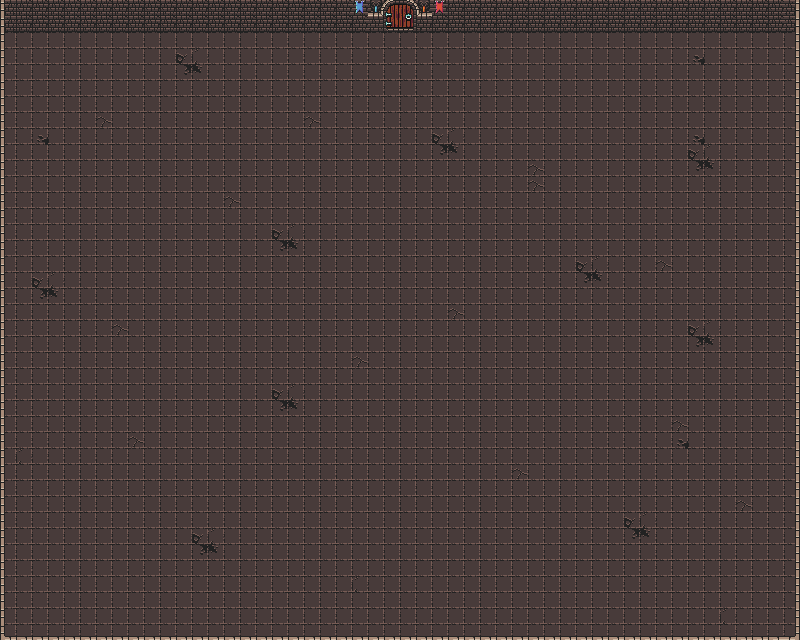

This game map was drawn from its Tiled (.tmx) file and the tilesets committed beside it. A one-line description and the trimmed map source follow:
An orthogonal 50x40 tile map with 16x16 px tiles, 3 tile layers (background, murs, déco).

<map version="1.9" tiledversion="1.9.2" orientation="orthogonal" renderorder="right-down" width="50" height="40" tilewidth="16" tileheight="16" infinite="0" nextlayerid="4" nextobjectid="1">
 <tileset firstgid="1" source="tiles.tsx" />
 <layer id="1" name="background" width="50" height="40">
  <data>[2000 cells, 2000 non-empty, 10 distinct tile ids]</data>
 </layer>
 <layer id="2" name="murs" width="50" height="40">
  <data>[2000 cells, 224 non-empty, 16 distinct tile ids]</data>
 </layer>
 <layer id="3" name="déco" width="50" height="40">
  <data>[2000 cells, 3 non-empty, 3 distinct tile ids]</data>
 </layer>
</map>
